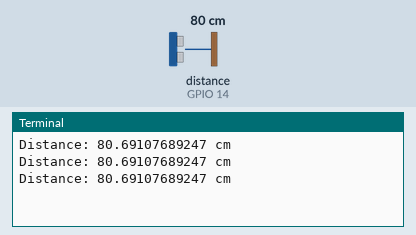
The program below on a simulated Raspberry Pi (BCM pin numbers). Shown: the last lines printed to the terminal. The test bench sets the inputs (shaded band); at power-on: distance to the obstacle (sensor on GPIO 14) 80 cm. The echo pulse lasts 58.3 µs per cm; the clock reads 2024-03-15 10:24:30 at power-on unless the program sets it.

Above: at 1.2 s.
1.3 s: distance to the obstacle (sensor on GPIO 14) set to 2 cm
At 1.9 s:
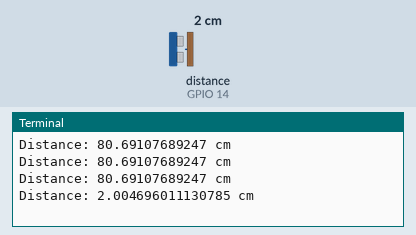
2.8 s: distance to the obstacle (sensor on GPIO 14) set to 4 cm
At 3.4 s:
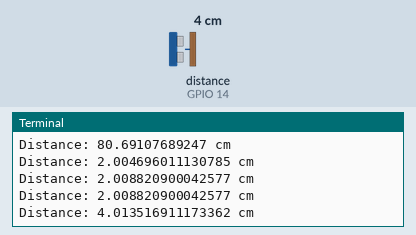
Timing chart, 0 to 5.8 s (numbered marks = the images above; inputs shaded):
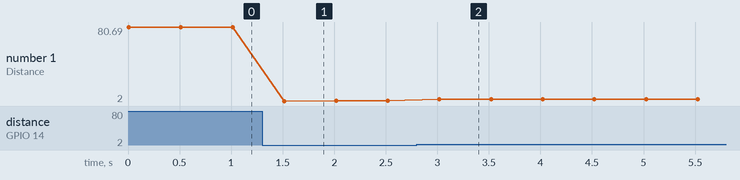

The program:

HC_SR04.py
```python
# 超音波感測器（1）

import RPi.GPIO as GPIO
import time

pinECHO = 14
pinTRIG = 15
GPIO.setmode(GPIO.BCM)
GPIO.setup(pinECHO, GPIO.IN)
GPIO.setup(pinTRIG, GPIO.OUT)

def pulseIn(pin):
    if GPIO.wait_for_edge(pin,GPIO.RISING,timeout=500) is None:
        return 0
    start_time = time.time()
    GPIO.wait_for_edge(pin,GPIO.FALLING,timeout=500)
    return (time.time()-start_time) * 1000000
try:
    while True:
        GPIO.output(pinTRIG, 0)
        time.sleep(2 / 1000000)

        GPIO.output(pinTRIG, 1)
        time.sleep(10 / 1000000)
        GPIO.output(pinTRIG, 0)

        d = pulseIn(pinECHO) / 28.9 / 2
        if d > 400 or d == 0:
            continue
        print ("Distance: " + str(d) + " cm")
        time.sleep(0.5)

except:
    pass

GPIO.cleanup()
```

Measured:
- after the input at 1.3 s, the terminal: prints a new line after 0.22 s (image 1)
- after the input at 2.8 s, the terminal: prints a new line after 0.22 s (image 2)
- plotted number 1: 80.69 → 2.01 after the input at 1.3 s, 2.01 → 4.01 after the input at 2.8 s
